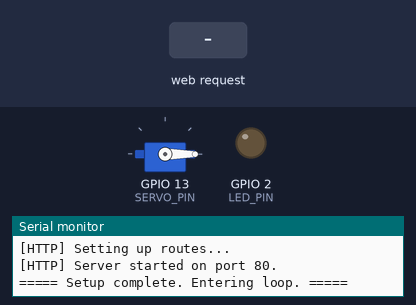
The sketch below on a simulated ESP32. Shown: servo, output pins drawn as LEDs (lit = HIGH), the last lines printed to the serial monitor. The inputs (shaded band) are chosen by the test bench. WiFi joins after 1.5 s; servers stay silent unless stated; the local clock reads 2024-03-15 10:24:30 at power-on unless the sketch sets it.

Above: at 3.7 s.
3.8 s: HTTP request GET /dispense received
At 4.2 s:
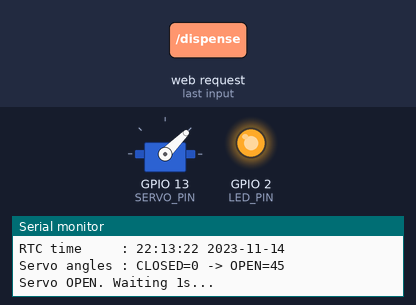
6.3 s: HTTP request GET / received
7.8 s: HTTP request GET /time received
Timing chart, 0 to 34.0 s (numbered marks = the images above; inputs shaded):
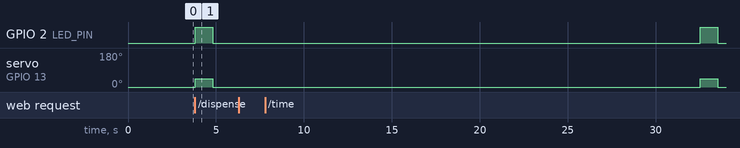

The sketch:

petfeederfinal.ino
```cpp
#include <WiFi.h>
#include <WebServer.h>
#include <Wire.h>
#include "RTClib.h"
#include <ESP32Servo.h>

// ======= WIFI CONFIG =======
const char* WIFI_SSID = "GALAXY16";
const char* WIFI_PASS = "kalash13";

// ======= PIN CONFIG ========
const int SERVO_PIN = 13;
const int LED_PIN   = 2;

// Servo angles
const int SERVO_CLOSED_ANGLE = 0;
const int SERVO_OPEN_ANGLE   = 45;

// Timing
const unsigned long AUTO_INTERVAL_MS = 30000;  // 30s
const unsigned long DISPENSE_TIME_MS = 1000;   // 1s

WebServer server(80);
RTC_DS3231 rtc;
Servo feederServo;
unsigned long lastAutoDispenseMs = 0;

// ======= SMALL, CLEAN BOOTSTRAP UI =======
const char INDEX_HTML[] = R"rawliteral(
<!DOCTYPE html>
<html lang="en">
<head>
  <meta charset="utf-8" />
  <title>Smart Pet Feeder</title>
  <meta name="viewport" content="width=device-width, initial-scale=1" />

  <link
    href="https://cdn.jsdelivr.net/npm/bootstrap@5.3.3/dist/css/bootstrap.min.css"
    rel="stylesheet"
  />

  <style>
    body {
      font-family: system-ui, -apple-system, BlinkMacSystemFont, "Segoe UI", sans-serif;
      background: #eef2ff;
    }
    .card-rounded {
      border-radius: 16px;
      box-shadow: 0 8px 20px rgba(15, 23, 42, 0.08);
    }
    #time, #date {
      font-size: 1.9rem;
      font-weight: 700;
    }
    .btn-feeder {
      border-radius: 999px;
      font-size: 1.2rem;
      font-weight: 700;
      padding: 0.8rem 1.2rem;
    }
    .center-container {
      max-width: 800px;
      margin: auto;
    }
  </style>
</head>
<body>

  <div class="container py-4 center-container">

    <div class="text-center mb-4">
      <span class="badge rounded-pill bg-primary-subtle text-primary fw-semibold">
        Smart IoT Device
      </span>
      <h1 class="fw-bold mt-3">Automatic Pet Feeder</h1>

    </div>

    <div class="row g-3 justify-content-center">

      <!-- Project Card -->
      <div class="col-md-12">
        <div class="card card-rounded p-3 text-center">
          <h6 class="text-uppercase text-muted small mb-1">Project</h6>
          <h3 class="fw-bold mb-2">Automatic Pet Feeder</h3>
          <p class="text-muted mb-0">ESP32 + DS3231 + Servo based feeder with web control.</p>
        </div>
      </div>

      <!-- TIME Card -->
      <div class="col-md-6">
        <div class="card card-rounded p-3 text-center">
          <h6 class="text-uppercase text-muted small mb-1">Time (RTC)</h6>
          <div id="time">Loading...</div>
          <p class="text-muted mb-0 mt-2">Nepal Time (UTC + 5:45).</p>
        </div>
      </div>

      <!-- DATE Card -->
      <div class="col-md-6">
        <div class="card card-rounded p-3 text-center">
          <h6 class="text-uppercase text-muted small mb-1">Date (RTC)</h6>
          <div id="date">Loading...</div>
          <p class="text-muted mb-0 mt-2">Live date from DS3231 module.</p>
        </div>
      </div>

      <!-- Manual Control Card -->
      <div class="col-md-12">
        <div class="card card-rounded p-3 text-center">
          <h6 class="text-uppercase text-muted small mb-2">Manual Control</h6>
          <button class="btn btn-primary btn-feeder w-100" onclick="dispenseNow()">Dispense Now</button>
          <div id="status" class="text-secondary mt-2">Waiting for command...</div>

        </div>
      </div>

      <!-- EXTRA CARD -->
      <div class="col-md-12">
        <div class="card card-rounded p-3 text-center">
          <h6 class="text-uppercase text-muted small mb-1">PROJECT MEMBERS</h6>
          <p class="mb-0">
          <strong>Kalash Manandhar,
          Regam Khadka,
          Dikshyanta Khulal<strong>
          </p>
        </div>
      </div>

    </div>
  </div>

  <script>
    function updateTime() {
      fetch('/time')
        .then(r => r.text())
        .then(t => {
          const parts = t.split(" ");
          document.getElementById('time').textContent = parts[0];
          document.getElementById('date').textContent = parts[1];
        })
        .catch(err => {
          document.getElementById('time').textContent = "Error";
          document.getElementById('date').textContent = "Error";
        });
    }

    function dispenseNow() {
      const statusEl = document.getElementById('status');
      statusEl.textContent = "Dispensing...";
      statusEl.className = "mt-2 text-primary";

      fetch('/dispense')
        .then(r => r.text())
        .then(txt => {
          statusEl.textContent = txt;
          statusEl.className = "mt-2 text-success";
        })
        .catch(err => {
          statusEl.textContent = "Error sending command.";
          statusEl.className = "mt-2 text-danger";
        });
    }

    setInterval(updateTime, 1000);
    updateTime();
  </script>

</body>
</html>
)rawliteral";

// ======= HELPERS =======
String getRTCTimeString() {
  DateTime now = rtc.now();   // We set RTC to Nepal time in setup
  char buf[32];
  snprintf(buf, sizeof(buf),
           "%02u:%02u:%02u %04u-%02u-%02u",
           now.hour(), now.minute(), now.second(),
           now.year(), now.month(), now.day());
  return String(buf);
}

void doDispense(const char* sourceLabel) {
  Serial.println();
  Serial.println("========== DISPENSE START ==========");
  Serial.print("Source       : "); Serial.println(sourceLabel);
  Serial.print("RTC time     : "); Serial.println(getRTCTimeString());
  Serial.print("Servo angles : CLOSED="); Serial.print(SERVO_CLOSED_ANGLE);
  Serial.print(" -> OPEN="); Serial.println(SERVO_OPEN_ANGLE);

  feederServo.write(SERVO_OPEN_ANGLE);
  digitalWrite(LED_PIN, HIGH);
  Serial.println("Servo OPEN. Waiting 1s...");
  delay(DISPENSE_TIME_MS);

  feederServo.write(SERVO_CLOSED_ANGLE);
  digitalWrite(LED_PIN, LOW);
  Serial.println("Servo CLOSED.");
  Serial.println("=========== DISPENSE END ===========");
}

// ======= HTTP HANDLERS =======
void handleRoot() {
  Serial.print("[HTTP] GET "); Serial.println(server.uri());
  server.send(200, "text/html", INDEX_HTML);
}

void handleTime() {
  String t = getRTCTimeString();
  Serial.print("[HTTP] GET /time -> "); Serial.println(t);
  server.send(200, "text/plain", t);
}

void handleDispense() {
  Serial.println("[HTTP] GET /dispense -> Manual dispense requested");
  doDispense("MANUAL_BUTTON");
  server.send(200, "text/plain", "Manual dispense completed.");
}

void handleNotFound() {
  Serial.print("[HTTP] 404 -> "); Serial.println(server.uri());
  server.send(404, "text/plain", "Not found");
}

// ======= SETUP =======
void setup() {
  Serial.begin(115200);
  delay(1000);
  Serial.println();
  Serial.println("===== Smart Pet Feeder (Stable UI) Booting =====");

  pinMode(LED_PIN, OUTPUT);
  digitalWrite(LED_PIN, LOW);

  // RTC
  Serial.println("[RTC] Initializing DS3231...");
  Wire.begin();
  if (!rtc.begin()) {
    Serial.println("[RTC] ERROR: RTC not found! Halting.");
    while (1) delay(1000);
  }

  // Set RTC to compile time on every boot (your PC's local time, i.e. Nepal)
  Serial.println("[RTC] Setting RTC to compile time (Nepal local).");
  rtc.adjust(DateTime(F(__DATE__), F(__TIME__)));//eakchoti chalauda panui pugni function rtc bigreko xaina vane
  Serial.print("[RTC] Current RTC time: ");
  Serial.println(getRTCTimeString());

  // Servo
  Serial.println("[SERVO] Attaching...");
  ESP32PWM::allocateTimer(0);
  ESP32PWM::allocateTimer(1);
  ESP32PWM::allocateTimer(2);
  ESP32PWM::allocateTimer(3);
  int ch = feederServo.attach(SERVO_PIN, 500, 2400);
  if (ch >= 0) {
    Serial.print("[SERVO] Attached on pin "); Serial.print(SERVO_PIN);
    Serial.print(" (channel "); Serial.print(ch); Serial.println(")");
  } else {
    Serial.println("[SERVO] ERROR: attach failed!");
  }
  feederServo.write(SERVO_CLOSED_ANGLE);

  // WiFi
  Serial.print("[WIFI] Connecting to "); Serial.println(WIFI_SSID);
  WiFi.mode(WIFI_STA);
  WiFi.begin(WIFI_SSID, WIFI_PASS);

  uint8_t retries = 0;
  while (WiFi.status() != WL_CONNECTED && retries < 60) {
    delay(500);
    Serial.print(".");
    retries++;
  }
  Serial.println();
  if (WiFi.status() == WL_CONNECTED) {
    Serial.println("[WIFI] Connected!");
    Serial.print("[WIFI] IP: "); Serial.println(WiFi.localIP());
  } else {
    Serial.println("[WIFI] FAILED to connect.");
  }

  // Web server
  Serial.println("[HTTP] Setting up routes...");
  server.on("/", HTTP_GET, handleRoot);
  server.on("/time", HTTP_GET, handleTime);
  server.on("/dispense", HTTP_GET, handleDispense);
  server.onNotFound(handleNotFound);
  server.begin();
  Serial.println("[HTTP] Server started on port 80.");

  lastAutoDispenseMs = millis();
  Serial.println("===== Setup complete. Entering loop. =====");
}

// ======= LOOP =======
void loop() {
  server.handleClient();

  unsigned long nowMs = millis();
  if (nowMs - lastAutoDispenseMs >= AUTO_INTERVAL_MS) {
    lastAutoDispenseMs = nowMs;
    Serial.println("[AUTO] 30s interval reached – auto dispense.");
    doDispense("AUTO_INTERVAL");
  }
}
```

Measured:
- after the input at 3.8 s, GPIO 2 (LED_PIN): LOW → HIGH at once, → LOW 1.0 s later; servo on GPIO 13 (SERVO_PIN): 0° → 45° at once, → 0° 1.0 s later
